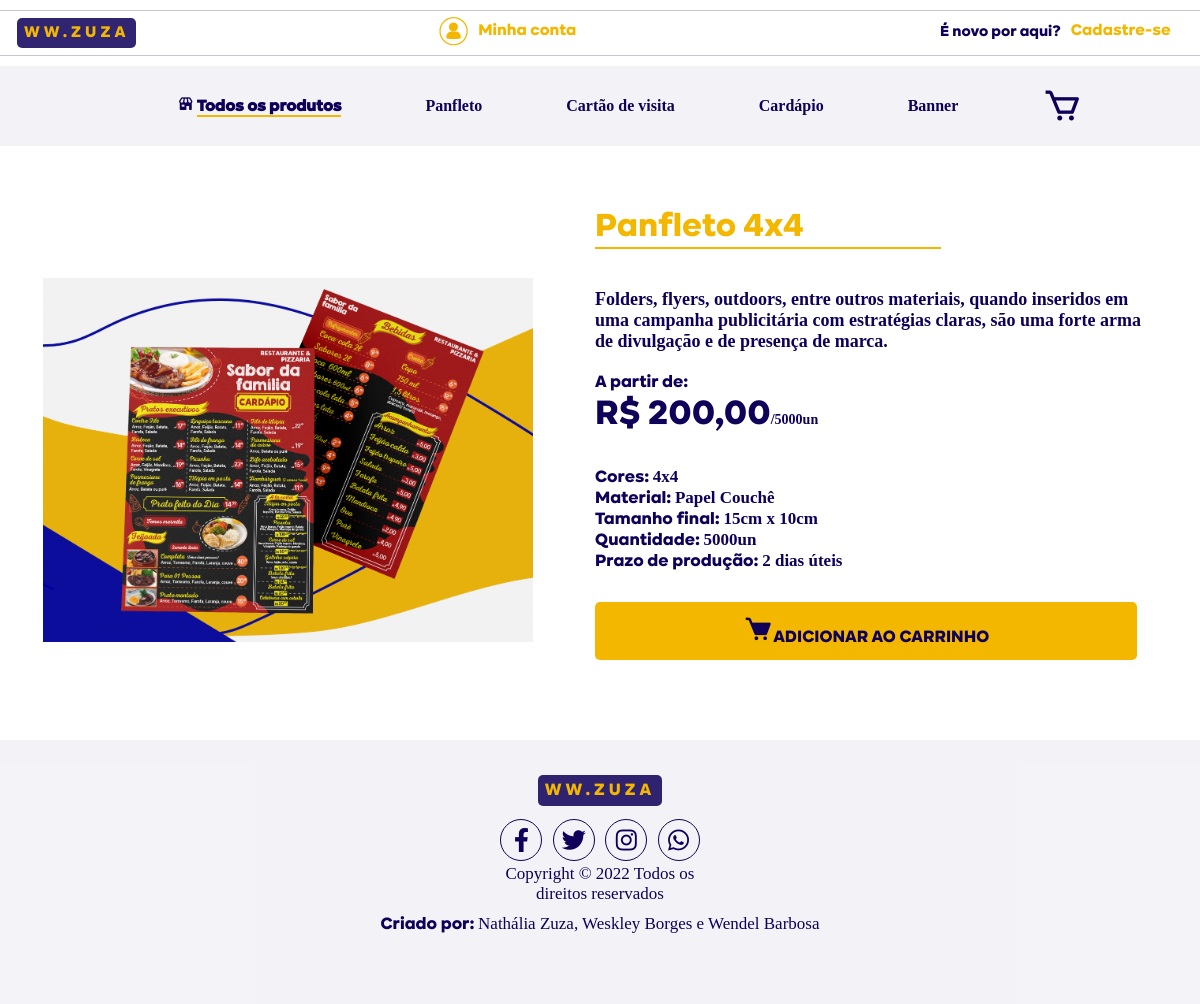
The page /view/produto/itemProduto.php?id=2 on the database its author committed.
### tables this page shows
CREATE TABLE IF NOT EXISTS `produto` (
  `id` INT(11) NOT NULL AUTO_INCREMENT,
  `nome` VARCHAR(45) NOT NULL,
  `descricao` VARCHAR(255) NOT NULL,
  `preco` DECIMAL(10,2) NOT NULL,
  `cores` VARCHAR(80) NOT NULL,
  `material` VARCHAR(45) NOT NULL,
  `tamanho` VARCHAR(15) NOT NULL,
  `prazo` VARCHAR(15) NOT NULL,
  `qtd` VARCHAR(15) NOT NULL,
  `foto` VARCHAR(60) NULL DEFAULT NULL,
  `categoria_id` INT(11) NOT NULL,
  PRIMARY KEY (`id`),
  INDEX `categoria_id` (`categoria_id` ASC),
  CONSTRAINT `produto_ibfk_1`
    FOREIGN KEY (`categoria_id`)
    REFERENCES `categoria` (`id`));

### dao/conexao/Conexao.php (called while the page is built)
<?php
abstract class Conexao{
    private static $instance;
    public static function getInstance(){
        try{
            if(!isset(self::$instance)){
                self::$instance = new PDO('mysql:host=127.0.0.1;charset=utf8;dbname=ww_zuza', 'root', '');
                self::$instance->setAttribute(PDO::ATTR_ERRMODE, PDO::ERRMODE_EXCEPTION);
            }
            return self::$instance;
        } catch (PDOException $e){
            echo $e->getMessage();
        }
    }
}
?>

### dao/ProdutoDAO.php (called while the page is built, shortened)
<?php
require_once 'conexao/Conexao.php';
class ProdutoDAO {
    private $pdo;
    public function __construct() {
        $this->pdo = Conexao::getInstance();
    }
    public function findById( $id ) {
        try {
            $sql  = "SELECT * FROM produto WHERE id = ?";
            $stmt = $this->pdo->prepare( $sql );
            $stmt->bindValue( 1, $id );
            $stmt->execute();
            $produto = $stmt->fetch( PDO::FETCH_ASSOC );
            return $produto;
        } catch ( PDOException $e ) {
            echo "Erro ao listar o produto: ", $e->getMessage();
        }
    }
}
?>

### view/produto/itemProduto.php (the view, shortened to what this page needs)
<!DOCTYPE html>
<html lang="pt-br">
<head>
    <link href='https://unpkg.com/boxicons@2.1.2/css/boxicons.min.css' rel='stylesheet'>
    <link rel="stylesheet" href="https://cdnjs.cloudflare.com/ajax/libs/font-awesome/5.15.4/css/all.min.css">
    <link rel="stylesheet" href="/css/headerMenu.css">
</head>
<body>
    <div class="box">
        <ul class="nav-logar">
            <li>
                <a href="/index.php">
                    <span class="logo">WW.ZUZA</span>
                </a>
            </li>
        </ul>
        <div class="btn-logar">
            <a href="/view/pagsCentral/login.php">
                <img id="img-account" src="/img/my account-02.png" alt="">
                Minha conta</a>
        </div>
        <div class="btn-logar2"><a href="/view/cliente/formCadastrarCliente.php">
                <p id="cadastro">É novo por aqui? </p>Cadastre-se
            </a></div>
    </div>
    <div class="menu">
        <ul class="nav-list">
            <li>
                <a href="/index.php">
                    <i class='bx bxs-store'></i>
                    <span class="nomelink" id="home">Todos os produtos</span>
                </a>
            </li>
            <li class="produtoshover">
                <a href="/view/produto/tipoproduto.php?categoria_id=1">
                    <span class="nomelink">Panfleto</span>
                </a>
            </li>
            <li class="produtoshover">
                <a href="/view/produto/tipoproduto.php?categoria_id=2">
                    <span class="nomelink">Cartão de visita</span>
                </a>
            </li>
            <li class="produtoshover">
                <a href="/view/produto/tipoproduto.php?categoria_id=3">
                    <span class="nomelink">Cardápio</span>
                </a>
            </li>
            <li class="produtoshover">
                <a href="/view/produto/tipoproduto.php?categoria_id=4">
                    <span class="nomelink">Banner</span>
                </a>
            </li>
            <li class="carrinho">
                <a href="/carrinho.php">
                    <i class='bx bx-cart'></i>
                </a>
            </li>
        </ul>
    </div>
    <div class="pai">
       <?php
       require_once '../../dao/ProdutoDAO.php';
       $produto_id = $_GET['id'];
       $produtoDAO = new ProdutoDAO();
       $produto   = $produtoDAO->findById($produto_id);
       if (!empty($produto)) {
        echo "<div class='container'>";
        echo "  <div class='div-img'>";
        echo "      <p><img src='/img/produto/foto/{$produto["foto"]}' width='112'/></p>";
        echo "  </div>";
        echo "  <div class='div-info'>";
        echo "      <div class='nome_produto'>
                        {$produto["nome"]}
                    </div>";
        echo "      <div class='desc_produto'>
                        {$produto["descricao"]}
                    </div>";
        echo    "<div class='preco'>
                        <p>A partir de: </p>R$ ", number_format(($produto["preco"]), 2, ",", "." ), "<span id='undIndex'>/{$produto["qtd"]}</span>
                    </div>";
        echo "      <div class='info'>
                        <p>Cores: <span class='descricao'>{$produto["cores"]}</span></p>
                    </div>";
        echo        "<div class='info'>
                        <p>Material: <span class='descricao'>{$produto['material']}</span></p>
                    </div>";
        echo        "<div class='info'>
                        <p>Tamanho final: <span class='descricao'> {$produto["tamanho"]}</span></p>
                    </div>";
        echo        "<div class='info'>
                        <p>Quantidade: <span class='descricao'>{$produto["qtd"]}</span></p>
                    </div>";
        echo        "<div class='info'>
                        <p>Prazo de produção: <span class='descricao'>{$produto["prazo"]}</span></p>
                    </div>";
        echo        "<div class='btn-info'>
                        <a href='/controller/produto/carrinhoController.php?id={$produto["id"]}&acao=add'><p> <i class='bx bxs-cart'></i>ADICIONAR AO CARRINHO</p></a>
                    </div>";
        echo    "</div>";
        echo "</div>";
       } else {
           echo "Não existe produtos cadastrados";
       }
       ?>
    </div>
    <footer>
        <div class="social">
            <p><span class="logo">WW.ZUZA</span></p>
            <div class="socialcirc">
                <a href="#" class="fab fa-facebook-f"></a>
                <a href="#" class="fab fa-twitter"></a>
                <a href="#" class="fab fa-instagram"></a>
                <a href="#" class="fab fa-whatsapp"></a>
                <p>Copyright © 2022 Todos os <br> direitos reservados</p>
            </div>
        </div>
        <div class="criacao">
            <p id="criado">Criado por: <span id="autores">Nathália Zuza, Weskley Borges e Wendel Barbosa</span></p>
        </div>
    </footer>
</html>

### css/itemProduto.css (style rules this page uses)
* { margin: 0; padding: 0; }
div.container { height: 100%; }
div.div-img { width: 48%; display: inline-block; text-align: center; padding: 5vw 0vw 5vw 0vw; min-width:40vw; }
div.div-img img { width: 85%; text-align: center; height: 100%; }
div.div-info { width: 48%; display: inline-block; text-align: left; padding: 5vw 0vw 5vw 0vw; min-width:40vw; }
p { font-size: 17px; color: #0F0059; }
.info { padding: 0 0 0 15px; width: 100%; font-family: kinetika; }
.descricao { font-family: kinetika-light; font-weight: 900; }
.nome_produto { text-align: left; margin-bottom: 40px; margin-left: 15px; font-size: 33px; color: #F3B700; font-family: kinetika; border-bottom: 2px solid #F3B700; width: 60%; }
.desc_produto { text-align: left; padding: 0px 15px 20px 15px; font-size: 18px; color: #0F0059; font-family: kinetika-light; font-weight: 900; }
.preco { text-align: left; padding: 0 0 30px 15px; font-size: 35px; color: #0F0059; font-family: kinetika; }
.btn-info { text-align: center; padding: 12px; background-color: #F3B700; width: 90%; border-radius: 5px; margin-top: 30px; margin-left: 15px; align-items: center; align-content: center; }
.btn-info a { text-decoration: none; }
.btn-info p { font-family: kinetika; }
.btn-info i { font-size: 30px; }
#undIndex { font-family: kinetika-light; font-weight: 900; font-size: 14px; color: #0F0059; }

### css/headerMenu.css (style rules this page uses)
.box { height: 3vh; border-bottom: 1px solid #0f00593b; border-top: 1px solid #0f00593b; padding: 10px; margin-top: 10px; margin-bottom: 10px; display: flex; justify-content: space-between; }
.nav-logar { display: flex; list-style: none; left: 0; align-items: center; font-family: kinetika; }
.nav-logar li { padding: 7px; margin-top: 0px; }
.btn-logar { margin-top: -5px; display: flex; height: 30px; }
.btn-logar a { text-decoration: none; font-family: kinetika; color: #F3B700; display: flex; width: 180px; text-align: center; align-items: center; margin-left: 20px; }
.btn-logar2 { margin-top: -5px; display: flex; margin-left: 25px; height: 30px; }
.btn-logar2 a { text-decoration: none; font-family: kinetika; color: #F3B700; display: flex; width: 250px; text-align: center; align-items: center; margin-left: 20px; }
#cadastro { font-size: 15px; margin-right: 10px; }
#img-account { margin-right: 10px; }
.logo { background-color: #0f0059da; color: #F3B700; letter-spacing: 4px; border-radius: 5px; padding: 7px; font-family: kinetika; }
.menu { display: flex; justify-content: space-evenly; background-color: #0f00590c; }
.nav-list { display: flex; height: 10vh; list-style: none; left: 0; align-items: center; font-family: kinetika; }
.nav-list li { margin-left: 70px; font-weight: bolder; padding: 7px; margin-top: 0px; }
.produtoshover { font-family: kinetika-light; }
div > ul > li > a { color: #0F0059; text-decoration: none; }
#home { border-bottom: 2px solid #F3B700; }
.carrinho { color: #0F0059; width: 50px; height: 40px; align-items: center; }
.carrinho i { font-size: 40px; }
footer { background-color: #0f00590c; margin: 0; padding: 0; width: 100vw; height: 33vh; margin-top: 20px; }
.social { margin: auto; text-align: center; padding: 40px 40px 10px 40px; font-family: kinetika-light; margin-top: 15px; width: 30vw; }
.social .socialcirc { margin-top: 15px; }
footer .social a { text-align: center; height: 2.5rem; width: 2.5rem; line-height: 2.5rem; font-size: 1.5rem; color:#0F0059; border: 1px solid #0F0059; margin:.2rem; border-radius: 50%; text-decoration: none; display: inline-block; }
.criacao p { font-family: kinetika; text-align: center; }
#criado #autores { font-family: kinetika-light; }

### rows shown on the page
produto: foto (picture), nome "Panfleto 4x4", descricao "Folders, flyers, outdoors, entre outros materiais, quando inseridos em uma campanha publicitária com estratégias claras, são uma forte arma de divulgação e de presença de marca.", preco "200,00", qtd "5000un", cores "4x4", material "Papel Couchê", tamanho "15cm x 10cm", prazo "2 dias úteis"
